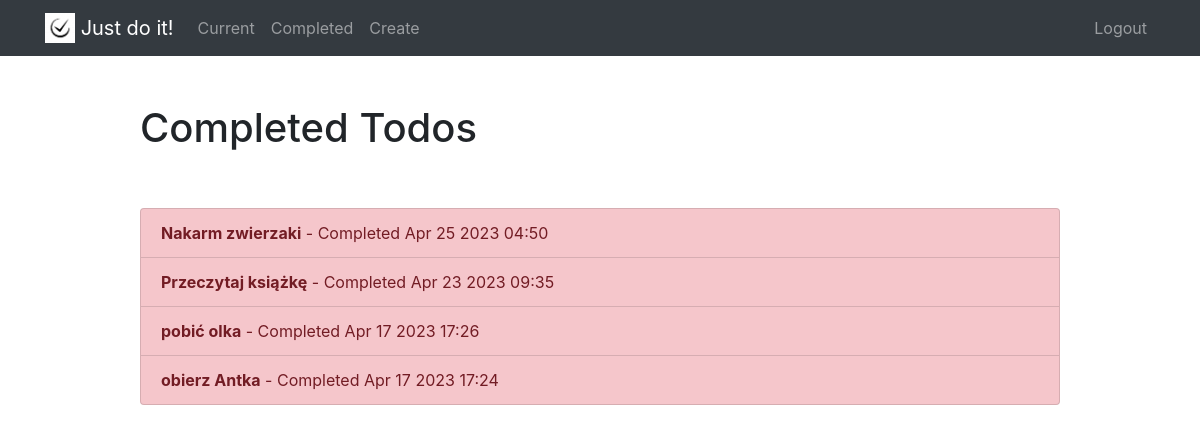
Page /completed/ (signed in) on the committed database.
### todoapp/models.py (models this page shows, shortened)
class Todo(models.Model):
    objects = None
    title = models.CharField(max_length=100)
    memo = models.TextField(blank=True)
    created = models.DateTimeField(auto_now_add=True)
    datecompleted = models.DateTimeField(null=True, blank=True)
    important = models.BooleanField(default=False)
    user = models.ForeignKey(User, on_delete=models.CASCADE)

### todoapp/views.py (the view)
# urls.py: path('completed/', views.completedtodos, name='completedtodos'),
@login_required
def completedtodos(request):
    todos = Todo.objects.filter(user=request.user, datecompleted__isnull=False).order_by('-datecompleted')
    return render(request, 'todo/completedtodos.html', {'todos': todos})

### todo/templates/todo/completedtodos.html
{% extends "todo/base.html" %}
{% block content %}
    <div class="row justify-content-center mt-5">
        <div class="col-md-10">
            <h1>Completed Todos</h1>
        </div>
    </div>
    <div class="row justify-content-center mt-5">
        <div class="col-md-10">
            <div class="list-group">
                {% for todo in todos %}
                    <a href="{% url 'viewtodo' todo.id %}" class="list-group-item list-group-item-action{% if todo.important %} list-group-item-danger{% endif %}"><b>{{ todo.title }}</b> - Completed {{ todo.datecompleted|date:'M j Y H:i' }}</a>
                {% endfor %}
            </div>
        </div>
    </div>
{% endblock %}

### rows in the picture
Todo: title "Nakarm zwierzaki", datecompleted "Apr 25 2023 04:50"
Todo: title "Przeczytaj książkę", datecompleted "Apr 23 2023 09:35"
Todo: title "pobić olka", datecompleted "Apr 17 2023 17:26"
Todo: title "obierz Antka", datecompleted "Apr 17 2023 17:24"
